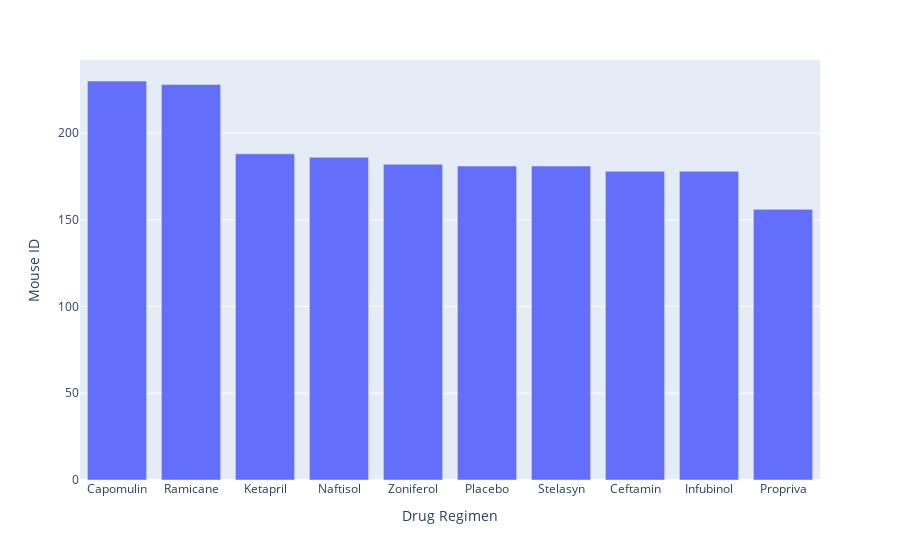

Notebook code for this chart:
### Code cell
# Generated a bar plot showing the total number of timepoints for all mice tested for each drug regimen using pyplot.
import plotly.express as px
PDF = Clean_df.groupby(['Drug Regimen']).count().reset_index()
PDF = PDF.sort_values(by = ['Mouse ID'],ascending = False)

fig = px.bar(PDF,x="Drug Regimen",y= "Mouse ID")
fig.show()

### Figure 1 — Plotly figure (JSON) as saved in the notebook; plotly's stock layout.template omitted (floating-point values rounded to 4 significant figures)
{"data": [{"alignmentgroup": "True", "hovertemplate": "Drug Regimen=%{x}<br>Mouse ID=%{y}<extra></extra>", "legendgroup": "", "marker": {"color": "#636efa", "pattern": {"shape": ""}}, "name": "", "offsetgroup": "", "orientation": "v", "showlegend": false, "textposition": "auto", "type": "bar", "x": ["Capomulin", "Ramicane", "Ketapril", "Naftisol", "Zoniferol", "Placebo", "Stelasyn", "Ceftamin", "Infubinol", "Propriva"], "xaxis": "x", "y": [230, 228, 188, 186, 182, 181, 181, 178, 178, 156], "yaxis": "y"}], "layout": {"barmode": "relative", "legend": {"tracegroupgap": 0}, "margin": {"t": 60}, "xaxis": {"anchor": "y", "domain": [0, 1], "title": {"text": "Drug Regimen"}}, "yaxis": {"anchor": "x", "domain": [0, 1], "title": {"text": "Mouse ID"}}}}
